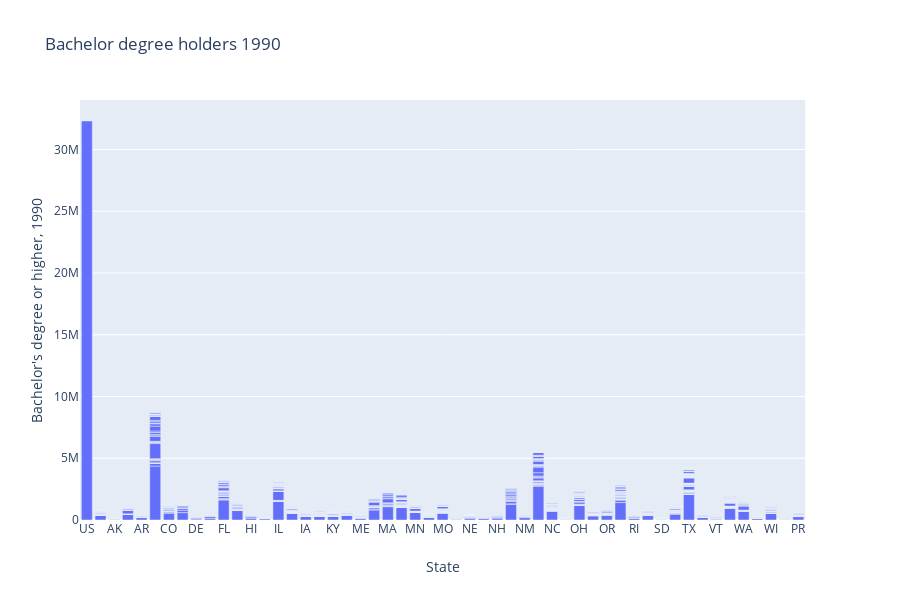

Notebook code for this chart:
### Code cell
graph_presentation = px.bar(bachelors_degree_data, x = 'State', y = "Bachelor's degree or higher, 1990", title='Bachelor degree holders 1990')
graph_presentation.show()

### Figure 1 — Plotly figure (JSON) as saved in the notebook; plotly's stock layout.template omitted (floating-point values rounded to 4 significant figures; data arrays with more than 128 entries replaced by an {"elided": "..."} marker saying what was removed)
{"data": [{"alignmentgroup": "True", "hoverlabel": {"namelength": 0}, "hovertemplate": "State=%{x}<br>Bachelor's degree or higher, 1990=%{y}", "legendgroup": "", "marker": {"color": "#636efa"}, "name": "", "offsetgroup": "", "orientation": "v", "showlegend": false, "textposition": "auto", "type": "bar", "x": {"elided": "3283 str values"}, "xaxis": "x", "y": {"elided": "3283 int values"}, "yaxis": "y"}], "layout": {"barmode": "relative", "height": 600, "legend": {"tracegroupgap": 0}, "title": {"text": "Bachelor degree holders 1990"}, "xaxis": {"anchor": "y", "domain": [0, 0.98], "title": {"text": "State"}}, "yaxis": {"anchor": "x", "domain": [0, 1], "title": {"text": "Bachelor's degree or higher, 1990"}}}}
